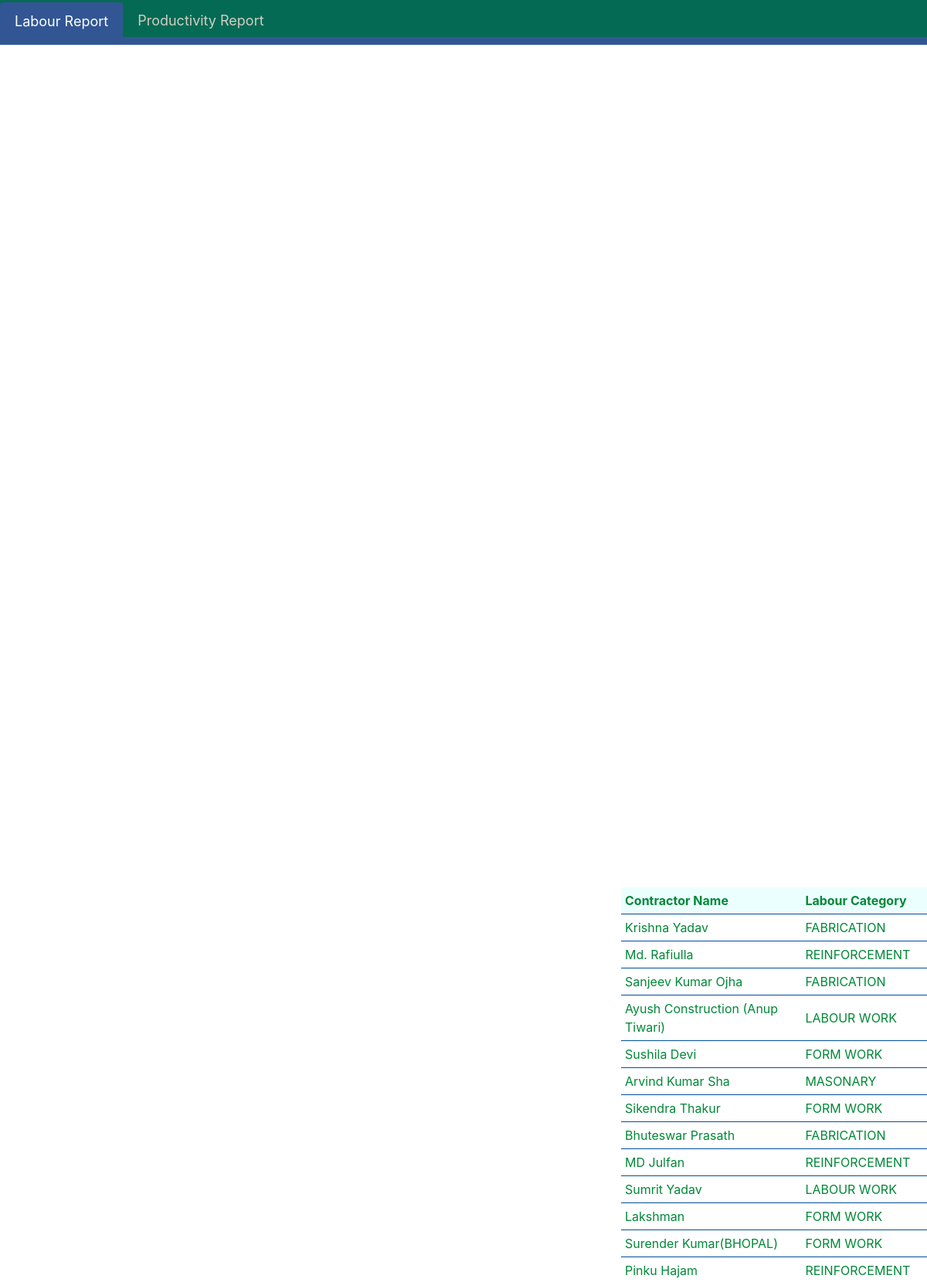
Page /LabourOfContractor/ (signed in, upper part) on the committed database.
### LabourReport/models.py (models this page shows, shortened)
class LabourOfContractor(models.Model):
    ContractorName=models.ForeignKey(ContractorDetail, on_delete=models.CASCADE, null=True)
    LabourCategory=models.ForeignKey('AddLabour', on_delete=models.CASCADE, null=True)

class ContractorDetail(models.Model):
    ContractorName=models.CharField(max_length=200, null=True)
    ContractorNumber=models.IntegerField(null=True)
    def __str__(self):
        return str(self.ContractorName)

class AddLabour(models.Model):
    LabourCategory=models.CharField(max_length=200, null=True)
    def __str__(self):
        return self.LabourCategory

### LabourReport/decorators.py (the view)
        def wrapper_func(request, *args, **kwargs):
            group = None
            if request.user.groups.exists():
                group = request.user.groups.all()[0].name
            if group in allowed_roles:
                return view_func(request, *args, **kwargs)
            else:
                return HttpResponse('You are not authorized to view this page')

### LabourReport/views.py (called while the page is built)
@login_required(login_url='Login')
@allowed_users(allowed_roles=['Admin'])
def LaboursOfContractor(request):
    form=Add_Lab_To_Contractor()
    data = LabourOfContractor.objects.all()
    if request.method == 'POST':
        form=Add_Lab_To_Contractor(request.POST)
        if form.is_valid():
            form.save()
            return render(request,'LabourReport/Admin/LabourToCont.html',{'form':form,'data':data})
    return render(request,'LabourReport/Admin/LabourToCont.html',{'form':form,'data':data})

### LabourReport/templates/LabourReport/Admin/LabourToCont.html (shortened to what this page needs)
{% extends 'LabourReport/NavbarLR.html' %}
{% load static %}
{% block css %}
<link rel="stylesheet" href="{% static '/css/Admin/LabourToCont.css' %}">
{% endblock %}
{% block content %}
<center>
<div id="data">
  <table>
    <tr style="position: sticky; width:100%;top:0%;background-color: rgb(236, 255, 255);">
      <th>Contractor Name</th>
      <th>Labour Category</th>
    </tr>
    {% for i in data %}
    <tr>
      <td>{{i.ContractorName}}</td>
      <td>{{i.LabourCategory}}</td>
    </tr>
    {% endfor %}
  </table>
</div>
</center>
{% endblock %}

### static/css/Admin/LabourToCont.css (style rules this page uses)
body { background-image: url(https://www.urcindia.com/img/new_logo.svg); background-repeat:no-repeat; background-position: 50% 15%; background-size: 40%; height: 844px; }
@media only screen and (min-width: 600px) { body { background-image: url(https://www.urcindia.com/img/new_logo.svg); background-repeat:no-repeat; background-position: 52% 15%; background-size: 20%; height: 700px; } }
@media only screen and (min-width: 600px) { #data { position: absolute; top: 20%; left: 67%; font-size: 100%; border:0px; overflow-y:auto; height: 50%; color: #008837; background-color: transparent; animation: zoomout 0.5s forwards ; } }
@media only screen and (min-width: 600px) { #data td,th { padding: 5px; } }
@media only screen and (min-width: 600px) { #data tr { border-bottom: 1px solid #015099; } }

### LabourReport/templates/LabourReport/Admin/LabourToCont.html (style rules this page uses)
#data { position: absolute; top: 20%; left: 67%; font-size: 100%; border:0px; overflow-y:auto; height: 50%; color: #008837; background-color: transparent; animation: zoomout 0.5s forwards ; }
#data td,th { padding: 5px; }
#data tr { border-bottom: 1px solid #015099; }

### rows in the picture
LabourOfContractor: ContractorName "Krishna Yadav", LabourCategory "FABRICATION"
LabourOfContractor: ContractorName "Md. Rafiulla", LabourCategory "REINFORCEMENT"
LabourOfContractor: ContractorName "Sanjeev Kumar Ojha", LabourCategory "FABRICATION"
LabourOfContractor: ContractorName "Ayush Construction (Anup Tiwari)", LabourCategory "LABOUR WORK"
LabourOfContractor: ContractorName "Sushila Devi", LabourCategory "FORM WORK"
LabourOfContractor: ContractorName "Arvind Kumar Sha", LabourCategory "MASONARY"
LabourOfContractor: ContractorName "Sikendra Thakur", LabourCategory "FORM WORK"
LabourOfContractor: ContractorName "Bhuteswar Prasath", LabourCategory "FABRICATION"
LabourOfContractor: ContractorName "MD Julfan", LabourCategory "REINFORCEMENT"
LabourOfContractor: ContractorName "Sumrit Yadav", LabourCategory "LABOUR WORK"
LabourOfContractor: ContractorName "Lakshman", LabourCategory "FORM WORK"
LabourOfContractor: ContractorName "Surender Kumar(BHOPAL)", LabourCategory "FORM WORK"
LabourOfContractor: ContractorName "Pinku Hajam", LabourCategory "REINFORCEMENT"
